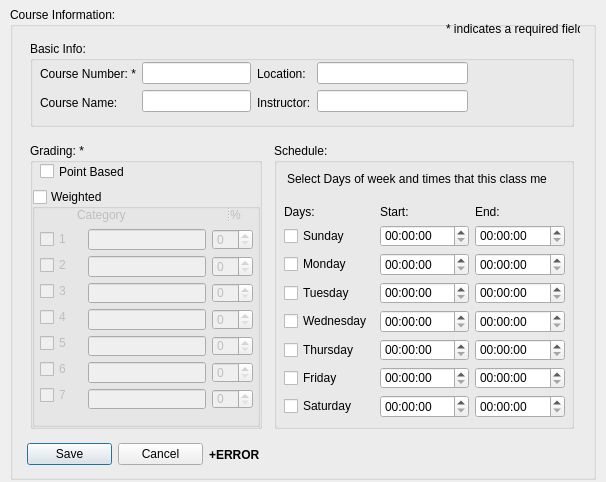
<?xml version="1.0" encoding="UTF-8"?>
<ui version="4.0">
 <class>addCourse</class>
 <widget class="QDialog" name="addCourse">
  <property name="geometry">
   <rect>
    <x>0</x>
    <y>0</y>
    <width>606</width>
    <height>482</height>
   </rect>
  </property>
  <property name="windowTitle">
   <string>Dialog</string>
  </property>
  <widget class="QGroupBox" name="groupBox">
   <property name="geometry">
    <rect>
     <x>10</x>
     <y>7</y>
     <width>586</width>
     <height>473</height>
    </rect>
   </property>
   <property name="title">
    <string>Course Information:</string>
   </property>
   <widget class="QGroupBox" name="groupBox_basicInfo">
    <property name="geometry">
     <rect>
      <x>20</x>
      <y>34</y>
      <width>544</width>
      <height>86</height>
     </rect>
    </property>
    <property name="title">
     <string>Basic Info:</string>
    </property>
    <widget class="QWidget" name="layoutWidget">
     <property name="geometry">
      <rect>
       <x>10</x>
       <y>21</y>
       <width>428</width>
       <height>52</height>
      </rect>
     </property>
     <layout class="QHBoxLayout" name="horizontalLayout_20">
      <item>
       <layout class="QHBoxLayout" name="horizontalLayout_18">
        <item>
         <layout class="QVBoxLayout" name="verticalLayout_6">
          <item>
           <widget class="QLabel" name="courseNumberLabel">
            <property name="text">
             <string>Course Number: *</string>
            </property>
           </widget>
          </item>
          <item>
           <widget class="QLabel" name="courseNameLabel">
            <property name="text">
             <string>Course Name:</string>
            </property>
           </widget>
          </item>
         </layout>
        </item>
        <item>
         <layout class="QVBoxLayout" name="verticalLayout_5">
          <item>
           <widget class="QLineEdit" name="lineEdit_courseNumber"/>
          </item>
          <item>
           <widget class="QLineEdit" name="lineEdit_courseName"/>
          </item>
         </layout>
        </item>
       </layout>
      </item>
      <item>
       <layout class="QHBoxLayout" name="horizontalLayout_19">
        <item>
         <layout class="QVBoxLayout" name="verticalLayout_4">
          <item>
           <widget class="QLabel" name="locationLabel">
            <property name="text">
             <string>Location:</string>
            </property>
           </widget>
          </item>
          <item>
           <widget class="QLabel" name="instructorLabel">
            <property name="text">
             <string>Instructor:</string>
            </property>
           </widget>
          </item>
         </layout>
        </item>
        <item>
         <layout class="QVBoxLayout" name="verticalLayout_3">
          <item>
           <widget class="QLineEdit" name="lineEdit_location"/>
          </item>
          <item>
           <widget class="QLineEdit" name="lineEdit_instructor"/>
          </item>
         </layout>
        </item>
       </layout>
      </item>
     </layout>
    </widget>
   </widget>
   <widget class="QGroupBox" name="groupBox_daysTimes">
    <property name="geometry">
     <rect>
      <x>264</x>
      <y>136</y>
      <width>300</width>
      <height>286</height>
     </rect>
    </property>
    <property name="title">
     <string>Schedule:</string>
    </property>
    <widget class="QWidget" name="layoutWidget_2">
     <property name="geometry">
      <rect>
       <x>10</x>
       <y>62</y>
       <width>281</width>
       <height>213</height>
      </rect>
     </property>
     <layout class="QVBoxLayout" name="verticalLayout">
      <item>
       <layout class="QHBoxLayout" name="horizontalLayout">
        <item>
         <widget class="QLabel" name="label">
          <property name="text">
           <string>Days:</string>
          </property>
         </widget>
        </item>
        <item>
         <widget class="QLabel" name="label_2">
          <property name="text">
           <string>Start:</string>
          </property>
         </widget>
        </item>
        <item>
         <widget class="QLabel" name="label_3">
          <property name="text">
           <string>End:</string>
          </property>
         </widget>
        </item>
       </layout>
      </item>
      <item>
       <layout class="QHBoxLayout" name="horizontalLayout_10">
        <item>
         <widget class="QCheckBox" name="checkBox_Sunday">
          <property name="text">
           <string>Sunday</string>
          </property>
         </widget>
        </item>
        <item>
         <widget class="QTimeEdit" name="timeEdit_SunStart"/>
        </item>
        <item>
         <widget class="QTimeEdit" name="timeEdit_SunEnd"/>
        </item>
       </layout>
      </item>
      <item>
       <layout class="QHBoxLayout" name="horizontalLayout_11">
        <item>
         <widget class="QCheckBox" name="checkBox_Monday">
          <property name="text">
           <string>Monday</string>
          </property>
         </widget>
        </item>
        <item>
         <widget class="QTimeEdit" name="timeEdit_MonStart"/>
        </item>
        <item>
         <widget class="QTimeEdit" name="timeEdit_MonEnd"/>
        </item>
       </layout>
      </item>
      <item>
       <layout class="QHBoxLayout" name="horizontalLayout_12">
        <item>
         <widget class="QCheckBox" name="checkBox_Tuesday">
          <property name="text">
           <string>Tuesday</string>
          </property>
         </widget>
        </item>
        <item>
         <widget class="QTimeEdit" name="timeEdit_TuesStart"/>
        </item>
        <item>
         <widget class="QTimeEdit" name="timeEdit_TuesEnd"/>
        </item>
       </layout>
      </item>
      <item>
       <layout class="QHBoxLayout" name="horizontalLayout_13">
        <item>
         <widget class="QCheckBox" name="checkBox_Wednesday">
          <property name="text">
           <string>Wednesday</string>
          </property>
         </widget>
        </item>
        <item>
         <widget class="QTimeEdit" name="timeEdit_WedStart"/>
        </item>
        <item>
         <widget class="QTimeEdit" name="timeEdit_WedEnd"/>
        </item>
       </layout>
      </item>
      <item>
       <layout class="QHBoxLayout" name="horizontalLayout_14">
        <item>
         <widget class="QCheckBox" name="checkBox_Thursday">
          <property name="text">
           <string>Thursday</string>
          </property>
         </widget>
        </item>
        <item>
         <widget class="QTimeEdit" name="timeEdit_ThursStart"/>
        </item>
        <item>
         <widget class="QTimeEdit" name="timeEdit_ThursEnd"/>
        </item>
       </layout>
      </item>
      <item>
       <layout class="QHBoxLayout" name="horizontalLayout_15">
        <item>
         <widget class="QCheckBox" name="checkBox_Friday">
          <property name="text">
           <string>Friday</string>
          </property>
         </widget>
        </item>
        <item>
         <widget class="QTimeEdit" name="timeEdit_FriStart"/>
        </item>
        <item>
         <widget class="QTimeEdit" name="timeEdit_FriEnd"/>
        </item>
       </layout>
      </item>
      <item>
       <layout class="QHBoxLayout" name="horizontalLayout_16">
        <item>
         <widget class="QCheckBox" name="checkBox_Saturday">
          <property name="text">
           <string>Saturday</string>
          </property>
         </widget>
        </item>
        <item>
         <widget class="QTimeEdit" name="timeEdit_SatStart"/>
        </item>
        <item>
         <widget class="QTimeEdit" name="timeEdit_SatEnd"/>
        </item>
       </layout>
      </item>
     </layout>
    </widget>
    <widget class="QLabel" name="label_6">
     <property name="geometry">
      <rect>
       <x>13</x>
       <y>23</y>
       <width>260</width>
       <height>25</height>
      </rect>
     </property>
     <property name="text">
      <string>Select Days of week and times that this class meets.</string>
     </property>
    </widget>
   </widget>
   <widget class="QGroupBox" name="groupBox_grading">
    <property name="geometry">
     <rect>
      <x>20</x>
      <y>136</y>
      <width>232</width>
      <height>286</height>
     </rect>
    </property>
    <property name="title">
     <string>Grading: *</string>
    </property>
    <widget class="QCheckBox" name="checkBox_pointBased">
     <property name="geometry">
      <rect>
       <x>10</x>
       <y>20</y>
       <width>154</width>
       <height>17</height>
      </rect>
     </property>
     <property name="toolTip">
      <string>Courses bases solely on points.</string>
     </property>
     <property name="text">
      <string>Point Based</string>
     </property>
     <property name="autoExclusive">
      <bool>true</bool>
     </property>
    </widget>
    <widget class="QGroupBox" name="groupBox_weighted">
     <property name="geometry">
      <rect>
       <x>2</x>
       <y>46</y>
       <width>228</width>
       <height>238</height>
      </rect>
     </property>
     <property name="toolTip">
      <string>Courses with weighted (%) categories.</string>
     </property>
     <property name="title">
      <string>Weighted</string>
     </property>
     <property name="checkable">
      <bool>true</bool>
     </property>
     <property name="checked">
      <bool>false</bool>
     </property>
     <widget class="QSplitter" name="splitter">
      <property name="geometry">
       <rect>
        <x>45</x>
        <y>18</y>
        <width>187</width>
        <height>16</height>
       </rect>
      </property>
      <property name="orientation">
       <enum>Qt::Horizontal</enum>
      </property>
      <widget class="QLabel" name="label_4">
       <property name="text">
        <string>Category</string>
       </property>
      </widget>
      <widget class="QLabel" name="label_5">
       <property name="text">
        <string>%</string>
       </property>
      </widget>
     </widget>
     <widget class="QWidget" name="">
      <property name="geometry">
       <rect>
        <x>8</x>
        <y>40</y>
        <width>213</width>
        <height>180</height>
       </rect>
      </property>
      <layout class="QHBoxLayout" name="horizontalLayout_2">
       <item>
        <layout class="QVBoxLayout" name="verticalLayout_8">
         <item>
          <widget class="QCheckBox" name="checkBox_category1">
           <property name="text">
            <string>1   </string>
           </property>
          </widget>
         </item>
         <item>
          <widget class="QCheckBox" name="checkBox_category2">
           <property name="text">
            <string>2   </string>
           </property>
          </widget>
         </item>
         <item>
          <widget class="QCheckBox" name="checkBox_category3">
           <property name="text">
            <string>3   </string>
           </property>
          </widget>
         </item>
         <item>
          <widget class="QCheckBox" name="checkBox_category4">
           <property name="text">
            <string>4   </string>
           </property>
          </widget>
         </item>
         <item>
          <widget class="QCheckBox" name="checkBox_category5">
           <property name="text">
            <string>5   </string>
           </property>
          </widget>
         </item>
         <item>
          <widget class="QCheckBox" name="checkBox_category6">
           <property name="text">
            <string>6   </string>
           </property>
          </widget>
         </item>
         <item>
          <widget class="QCheckBox" name="checkBox_category7">
           <property name="text">
            <string>7   </string>
           </property>
          </widget>
         </item>
        </layout>
       </item>
       <item>
        <layout class="QVBoxLayout" name="verticalLayout_2">
         <item>
          <widget class="QLineEdit" name="lineEdit_category1"/>
         </item>
         <item>
          <widget class="QLineEdit" name="lineEdit_category2"/>
         </item>
         <item>
          <widget class="QLineEdit" name="lineEdit_category3"/>
         </item>
         <item>
          <widget class="QLineEdit" name="lineEdit_category4"/>
         </item>
         <item>
          <widget class="QLineEdit" name="lineEdit_category5"/>
         </item>
         <item>
          <widget class="QLineEdit" name="lineEdit_category6"/>
         </item>
         <item>
          <widget class="QLineEdit" name="lineEdit_category7"/>
         </item>
        </layout>
       </item>
       <item>
        <layout class="QVBoxLayout" name="verticalLayout_7">
         <item>
          <widget class="QSpinBox" name="spinBox_category1">
           <property name="suffix">
            <string/>
           </property>
           <property name="prefix">
            <string/>
           </property>
           <property name="singleStep">
            <number>1</number>
           </property>
          </widget>
         </item>
         <item>
          <widget class="QSpinBox" name="spinBox_category2">
           <property name="suffix">
            <string/>
           </property>
           <property name="prefix">
            <string/>
           </property>
          </widget>
         </item>
         <item>
          <widget class="QSpinBox" name="spinBox_category3">
           <property name="suffix">
            <string/>
           </property>
           <property name="prefix">
            <string/>
           </property>
          </widget>
         </item>
         <item>
          <widget class="QSpinBox" name="spinBox_category4">
           <property name="suffix">
            <string/>
           </property>
           <property name="prefix">
            <string/>
           </property>
          </widget>
         </item>
         <item>
          <widget class="QSpinBox" name="spinBox_category5">
           <property name="suffix">
            <string/>
           </property>
           <property name="prefix">
            <string/>
           </property>
          </widget>
         </item>
         <item>
          <widget class="QSpinBox" name="spinBox_category6">
           <property name="suffix">
            <string/>
           </property>
           <property name="prefix">
            <string/>
           </property>
          </widget>
         </item>
         <item>
          <widget class="QSpinBox" name="spinBox_category7">
           <property name="suffix">
            <string/>
           </property>
           <property name="prefix">
            <string/>
           </property>
          </widget>
         </item>
        </layout>
       </item>
      </layout>
     </widget>
    </widget>
    <zorder>groupBox_weighted</zorder>
    <zorder>checkBox_pointBased</zorder>
   </widget>
   <widget class="QLabel" name="requiredLabel">
    <property name="geometry">
     <rect>
      <x>436</x>
      <y>-1</y>
      <width>134</width>
      <height>46</height>
     </rect>
    </property>
    <property name="text">
     <string>* indicates a required field</string>
    </property>
   </widget>
   <widget class="QWidget" name="layoutWidget_4">
    <property name="geometry">
     <rect>
      <x>17</x>
      <y>434</y>
      <width>357</width>
      <height>27</height>
     </rect>
    </property>
    <layout class="QHBoxLayout" name="horizontalLayout_17">
     <item>
      <layout class="QHBoxLayout" name="horizontalLayout_3">
       <item>
        <widget class="QPushButton" name="saveCourses">
         <property name="text">
          <string>Save</string>
         </property>
        </widget>
       </item>
       <item>
        <widget class="QPushButton" name="cancelCourses">
         <property name="text">
          <string>Cancel</string>
         </property>
        </widget>
       </item>
      </layout>
     </item>
     <item>
      <widget class="QLabel" name="errorLabel">
       <property name="font">
        <font>
         <weight>75</weight>
         <bold>true</bold>
        </font>
       </property>
       <property name="text">
        <string>+ERROR</string>
       </property>
      </widget>
     </item>
    </layout>
   </widget>
   <zorder>layoutWidget_4</zorder>
   <zorder>groupBox_basicInfo</zorder>
   <zorder>groupBox_daysTimes</zorder>
   <zorder>groupBox_grading</zorder>
   <zorder>requiredLabel</zorder>
  </widget>
 </widget>
 <resources/>
 <connections/>
</ui>
